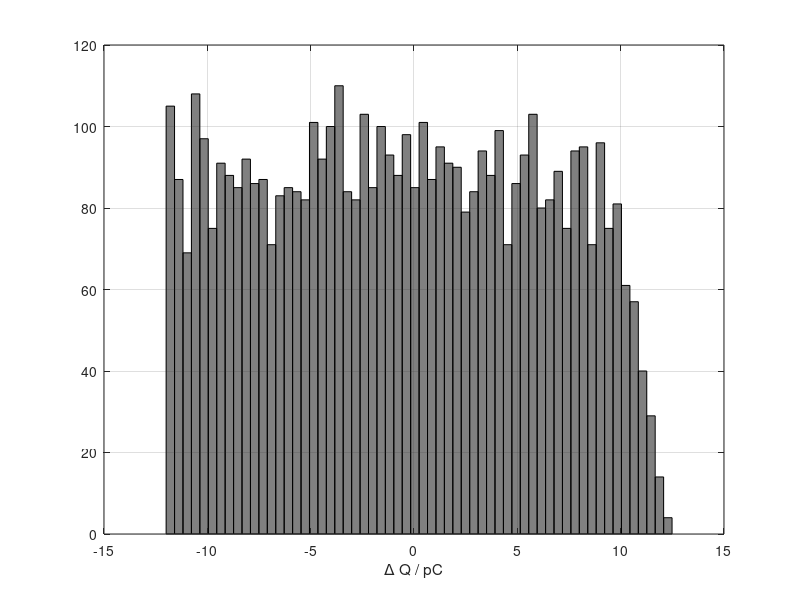

The MATLAB source for this figure: (Note: this script raises an error after producing the figure.)
close all;  clear all;  clc;
line = 1;

%% --- Modellparameter
noStim = 5e3;
xStimPlot = 50;

Tano_Norm = 80;
Tano_SD = 1;
dQcat_Norm = 22.84;
dQano_Norm = 22.84;
dQ_Std = 0.92;

dV = 1e-3;
Cdl = 12e-9;

%% --- Berechnung
x = 0:1:noStim-1;

Qre = 0;
dQre = 0;
Qdl = 0;
Tano_re = 0;

dQcatM = 0;
dQanoM = 0;
for i = 1:1:noStim
   dQcat = randn(Tano_Norm,1)*dQ_Std + dQcat_Norm;
   dQano = randn(Tano_Norm+20,1)*dQ_Std + dQano_Norm;
   
   dQcatM(i) = mean(dQcat);
   dQanoM(i) = mean(dQano);
   
   Qdl(i) = Qre(i);
   for k = 1:1:Tano_Norm
       Qdl(i) = Qdl(i) - dQcat(k);
   end
   k = 0;
   while(Qdl(i) <= (-dV* Cdl*1e12))
       k = k + 1;
       Qdl(i) = Qdl(i) + dQano(k);
   end
   Qre(i+1) = Qdl(i);
   Tano_re(i) = k;
end
dQre = diff(Qre);
Qre(end) = [];
Tano_id = 0.*x + Tano_Norm;

% --- Restladungen
dQ = mean(abs(dQcatM-dQanoM))* Tano_Norm;
y1 = 0*x -dQ*x;
y2 = 0*x +dQ*x;
y3 = 0.005*x;
y4 = 0.*x + 1500;
y5 = 0.*x - 1500;

mask = find(y2 >= y1);
fx = [x(mask), fliplr(x(mask))];
fy = [y1(mask), fliplr(y2(mask))];

%% --- Plotten (
PathFig = [pwd '\Bilder\'];
close all;

% h = figure(1);
% yyaxis left;
% fh = fill(fx,fy, [196 196 204]/255, ...
%     'FaceAlpha',0.4,...
%     'EdgeAlpha',0,...
%     'LineStyle','--');
% uistack(fh, 'bottom');
% hold on;    grid on;
% 
% %plot(x, y1, 'k--', 'Linewidth', line);
% %plot(x, y2, 'k--', 'Linewidth', line);
% plot(x, Qre, 'k', ...
%     'LineStyle', 'none', ...
%     'Marker', '.', ...
%     'MarkerSize', 10);
% %plot(x, y4, 'r--', 'Linewidth', line);
% %plot(x, y5, 'r--', 'Linewidth', line);
% 
% ylabel('Residual charges \Delta Q [pC]');
% ylim([-40 40]);
% yticks(-40:10:40);
% xlim([0 xStimPlot]);
% 
% yyaxis right;
% plot(x, Tano_re, 'r', ...
%     'LineStyle', 'none', ...
%     'Marker', '.', ...
%     'MarkerSize', 10);
% plot(x, Tano_id, 'r--', 'Linewidth', line);
% ylim([76 82]);
% xlim([0 xStimPlot]);
% 
% setGraphicStyle(1);
% ylabel('No. of clocks n_{ano}');
% xlabel('No. of Stim.-Phases');
% legend({'\Delta Q (wo ChBLC)';'\Delta Q (w ChBLC)';'n_{ano}'}, 'Location', 'SouthEast');

% --- Speichern
% savefig(h, [PathFig 'TranModell.fig']);
% saveas(h, [PathFig 'TranModell.eps'], 'eps');
% saveas(h, [PathFig 'TranModell.jpg'], 'jpg');

% --- Plotten (Histogramm)
% h = figure(2);
% set(h, 'Units', 'centimeters', 'Position', [17 2 15 10]);
% 
% subplot(1,2,1);
% histfit(dQcatM, 20);
% grid on;
% xlabel('Q_{ph,cat} [pC]');
% setGraphicStyle(0);
% 
% x_axis = xlim;
% dx = diff(xlim)/16;
% y_axis = ylim;
% dy = diff(ylim)/16;
% text(x_axis(1)+dx, y_axis(2)-dy,        ['Mean =' num2str(round(mean(dQcatM),2))]);
% text(x_axis(1)+dx, y_axis(2)-dy*(1.6),  ['Std =' num2str(round(std(dQcatM),2))]);
% 
% subplot(1,2,2);
% histfit(dQanoM, 20);
% grid on;
% xlabel('Q_{ph,ano} [pC]');
% setGraphicStyle(1);
% 
% x_axis = xlim;
% dx = diff(xlim)/16;
% y_axis = ylim;
% dy = diff(ylim)/16;
% text(x_axis(1)+dx, y_axis(2)-dy,        ['Mean =' num2str(round(mean(dQanoM),2))]);
% text(x_axis(1)+dx, y_axis(2)-dy*(1.6),  ['Std =' num2str(round(std(dQanoM),2))]);
% 
% % --- Speichern
% savefig(h, [PathFig 'Histo1.fig']);
% saveas(h, [PathFig 'Histo1.eps'], 'eps');
% saveas(h, [PathFig 'Histo1.jpg'], 'jpg');

% --- Plotten (Histogramm 2)
h = figure(3);

%Qre = 0.6*Qre;
hist(Qre, 60, 'FaceColor', [0.502 0.502 0.502]);
grid on;
xlabel('\Delta Q / pC');
setGraphicStyle(1);
ylim([0 140]);

x_axis = xlim;
dx = abs(diff(xlim)/16);
y_axis = ylim;
dy = abs(diff(ylim)/8);
text(x_axis(1)+dx, y_axis(2)-dy*0.5,  ['Mean =' num2str(round(mean(Qre),2))], 'FontSize', 16);
text(x_axis(1)+dx, y_axis(2)-dy*1,  ['Std =' num2str(round(std(Qre),2))], 'FontSize', 16);

savefig(h, [PathFig 'Histo_dQ.fig']);
saveas(h, [PathFig 'Histo_dQ.eps'], 'eps');
saveas(h, [PathFig 'Histo_dQ.jpg'], 'jpg');

h = figure(4);

histfit(Tano_re,1+(max(Tano_re)-min(Tano_re)));
grid on;
xlabel('n_{ano}');
setGraphicStyle(1);

savefig(h, [PathFig 'Histo_nAno.fig']);
saveas(h, [PathFig 'Histo_nAno.eps'], 'eps');
saveas(h, [PathFig 'Histo_nAno.jpg'], 'jpg');

%% --- External Functions
function setGraphicStyle(changePos)
sizeText = 18;
dataFig = gcf;
dataSubPlot = findobj(allchild(dataFig), 'flat', 'Type', 'axes');
axesPos = get(dataSubPlot, 'Position');
noAxes = size(axesPos);

dataAxis = gca;
if(length(dataAxis.YAxis) == 2)
    dataAxis.YAxis(1).Color = 'k'; 
    dataAxis.YAxis(2).Color = 'k';
end
 
if(changePos)
    % --- Manipulation der Figure-Größe
    % normale Plots in 4:3-Format
    sizeFig = [1 2 16 12];
    switch(noAxes(1))
        case 3
            sizeFig = [1 2 16 15];
        case 4
            sizeFig = [1 2 16 20];
    end
    set(dataFig, 'Units', 'centimeters', 'Position', sizeFig);
    
    % --- Manipulation der Subplot-Größen
    if(length(dataAxis.YAxis) == 2)
        % --- Änderung bei Bild mit zwei Y-Achsen
        switch(noAxes(1))
            case 1
                dataSubPlot(1).Position = [0.13 0.17 0.72 0.82];
            case 2
                dataSubPlot(2).Position = [0.13 0.61 0.76 0.36];
                dataSubPlot(1).Position = [0.13 0.14 0.76 0.36];
            case 3
                dataSubPlot(3).Position = [0.13 0.74 0.76 0.24];
                dataSubPlot(2).Position = [0.13 0.42 0.76 0.24];
                dataSubPlot(1).Position = [0.13 0.1 0.76 0.24];
            case 4
                dataSubPlot(4).Position = [0.13 0.795 0.76 0.18];
                dataSubPlot(3).Position = [0.13 0.56  0.76 0.18];
                dataSubPlot(2).Position = [0.13 0.325 0.76 0.18];
                dataSubPlot(1).Position = [0.13 0.1  0.76 0.18];
        end
    else
        % --- Änderung bei Bild mit einer Y-Achse
        switch(noAxes(1))
            case 1
                dataSubPlot(1).Position = [0.13 0.14 0.82 0.82];
            case 2
                dataSubPlot(2).Position = [0.13 0.61 0.82 0.36];
                dataSubPlot(1).Position = [0.13 0.14 0.82 0.36];
            case 3
                dataSubPlot(3).Position = [0.13 0.74 0.82 0.24];
                dataSubPlot(2).Position = [0.13 0.42 0.82 0.24];
                dataSubPlot(1).Position = [0.13 0.1  0.82 0.24];                
            case 4
                dataSubPlot(4).Position = [0.13 0.795 0.81 0.18];
                dataSubPlot(3).Position = [0.13 0.56  0.81 0.18];
                dataSubPlot(2).Position = [0.13 0.325 0.81 0.18];
                dataSubPlot(1).Position = [0.13 0.1  0.81 0.18];
        end
    end
end

% --- Änderung der Achseneigenschaften
set(gca,'TickDir', 'out', ...                                                      %Die Ticks nach außen setzen
    'XMinorTick', 'on', 'YMinorTick', 'on', 'ZMinorTick', 'on', ...                %Minor Ticks einschalten
    'XMinorGrid', 'on', 'YMinorGrid', 'off', 'ZMinorGrid', 'on', ...                %Minor Ticks einschalten
    'Fontsize', sizeText, ...
    'FontName','Times New Roman', ...
    'XTickLabel', strrep(cellstr(get(gca, 'XTickLabel')), '.', ','), ...           %Dezimalpunkte durch Kommas ersetzen
    'YTickLabel', strrep(cellstr(get(gca, 'YTickLabel')), '.', ','), ...
    'XTickMode', 'auto', 'XTickLabelMode', 'auto', ...                             %belässt den Abstand der Ticks gleich, aber aktualisiert die Beschriftung automatisch
    'YTickMode', 'auto', 'YTickLabelMode', 'auto', ...
    'TickDir', 'out');  
end